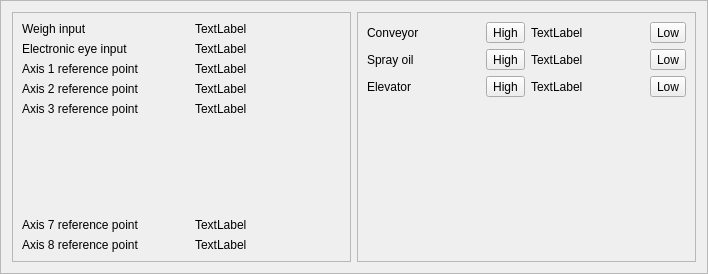
<?xml version="1.0" encoding="UTF-8"?>
<ui version="4.0">
 <class>ManualFunctionFrame</class>
 <widget class="QFrame" name="ManualFunctionFrame">
  <property name="geometry">
   <rect>
    <x>0</x>
    <y>0</y>
    <width>708</width>
    <height>274</height>
   </rect>
  </property>
  <property name="windowTitle">
   <string>Frame</string>
  </property>
  <property name="frameShape">
   <enum>QFrame::StyledPanel</enum>
  </property>
  <property name="frameShadow">
   <enum>QFrame::Raised</enum>
  </property>
  <layout class="QHBoxLayout" name="horizontalLayout">
   <item>
    <widget class="QFrame" name="frame">
     <property name="frameShape">
      <enum>QFrame::StyledPanel</enum>
     </property>
     <property name="frameShadow">
      <enum>QFrame::Raised</enum>
     </property>
     <layout class="QGridLayout" name="gridLayout">
      <item row="0" column="0">
       <widget class="QLabel" name="label">
        <property name="text">
         <string>Weigh input</string>
        </property>
       </widget>
      </item>
      <item row="0" column="2">
       <widget class="QLabel" name="weighInputSignaLabel">
        <property name="text">
         <string>TextLabel</string>
        </property>
       </widget>
      </item>
      <item row="1" column="0">
       <widget class="QLabel" name="label_2">
        <property name="text">
         <string>Electronic eye input</string>
        </property>
       </widget>
      </item>
      <item row="1" column="2">
       <widget class="QLabel" name="electronicEyeSignaLabel">
        <property name="text">
         <string>TextLabel</string>
        </property>
       </widget>
      </item>
      <item row="2" column="0">
       <widget class="QLabel" name="label_3">
        <property name="text">
         <string>Axis 1 reference point</string>
        </property>
       </widget>
      </item>
      <item row="2" column="2">
       <widget class="QLabel" name="axis1SignalLabel">
        <property name="text">
         <string>TextLabel</string>
        </property>
       </widget>
      </item>
      <item row="3" column="0">
       <widget class="QLabel" name="label_4">
        <property name="text">
         <string>Axis 2 reference point</string>
        </property>
       </widget>
      </item>
      <item row="3" column="2">
       <widget class="QLabel" name="axis2SignalLabel">
        <property name="text">
         <string>TextLabel</string>
        </property>
       </widget>
      </item>
      <item row="4" column="0">
       <widget class="QLabel" name="label_5">
        <property name="text">
         <string>Axis 3 reference point</string>
        </property>
       </widget>
      </item>
      <item row="4" column="2">
       <widget class="QLabel" name="axis3SignalLabel">
        <property name="text">
         <string>TextLabel</string>
        </property>
       </widget>
      </item>
      <item row="5" column="1">
       <spacer name="verticalSpacer_2">
        <property name="orientation">
         <enum>Qt::Vertical</enum>
        </property>
        <property name="sizeHint" stdset="0">
         <size>
          <width>20</width>
          <height>105</height>
         </size>
        </property>
       </spacer>
      </item>
      <item row="6" column="0">
       <widget class="QLabel" name="label_6">
        <property name="text">
         <string>Axis 7 reference point</string>
        </property>
       </widget>
      </item>
      <item row="6" column="2">
       <widget class="QLabel" name="axis7SignalLabel">
        <property name="text">
         <string>TextLabel</string>
        </property>
       </widget>
      </item>
      <item row="7" column="0">
       <widget class="QLabel" name="label_7">
        <property name="text">
         <string>Axis 8 reference point</string>
        </property>
       </widget>
      </item>
      <item row="7" column="2">
       <widget class="QLabel" name="axis8SignalLabel">
        <property name="text">
         <string>TextLabel</string>
        </property>
       </widget>
      </item>
     </layout>
    </widget>
   </item>
   <item>
    <widget class="QFrame" name="frame_2">
     <property name="frameShape">
      <enum>QFrame::StyledPanel</enum>
     </property>
     <property name="frameShadow">
      <enum>QFrame::Raised</enum>
     </property>
     <layout class="QGridLayout" name="gridLayout_2">
      <item row="0" column="0">
       <widget class="QLabel" name="label_8">
        <property name="text">
         <string>Conveyor</string>
        </property>
       </widget>
      </item>
      <item row="0" column="1">
       <widget class="QToolButton" name="conveyorHighToolButton">
        <property name="text">
         <string>High</string>
        </property>
       </widget>
      </item>
      <item row="0" column="2">
       <widget class="QLabel" name="conveyorSignalLabel">
        <property name="text">
         <string>TextLabel</string>
        </property>
       </widget>
      </item>
      <item row="0" column="3">
       <widget class="QToolButton" name="converorLowToolButton">
        <property name="text">
         <string>Low</string>
        </property>
       </widget>
      </item>
      <item row="1" column="0">
       <widget class="QLabel" name="label_9">
        <property name="text">
         <string>Spray oil</string>
        </property>
       </widget>
      </item>
      <item row="1" column="1">
       <widget class="QToolButton" name="sprayOilHighToolButton">
        <property name="text">
         <string>High</string>
        </property>
       </widget>
      </item>
      <item row="1" column="2">
       <widget class="QLabel" name="sprayOilSignalLabel">
        <property name="text">
         <string>TextLabel</string>
        </property>
       </widget>
      </item>
      <item row="1" column="3">
       <widget class="QToolButton" name="sprayOilLowToolButton">
        <property name="text">
         <string>Low</string>
        </property>
       </widget>
      </item>
      <item row="2" column="0">
       <widget class="QLabel" name="label_10">
        <property name="text">
         <string>Elevator</string>
        </property>
       </widget>
      </item>
      <item row="2" column="1">
       <widget class="QToolButton" name="elevatorHighToolButton">
        <property name="text">
         <string>High</string>
        </property>
       </widget>
      </item>
      <item row="2" column="2">
       <widget class="QLabel" name="elevatorSignalLabel">
        <property name="text">
         <string>TextLabel</string>
        </property>
       </widget>
      </item>
      <item row="2" column="3">
       <widget class="QToolButton" name="elevatorLowToolButton">
        <property name="text">
         <string>Low</string>
        </property>
       </widget>
      </item>
      <item row="3" column="1">
       <spacer name="verticalSpacer">
        <property name="orientation">
         <enum>Qt::Vertical</enum>
        </property>
        <property name="sizeHint" stdset="0">
         <size>
          <width>20</width>
          <height>159</height>
         </size>
        </property>
       </spacer>
      </item>
     </layout>
    </widget>
   </item>
  </layout>
 </widget>
 <resources/>
 <connections/>
</ui>
